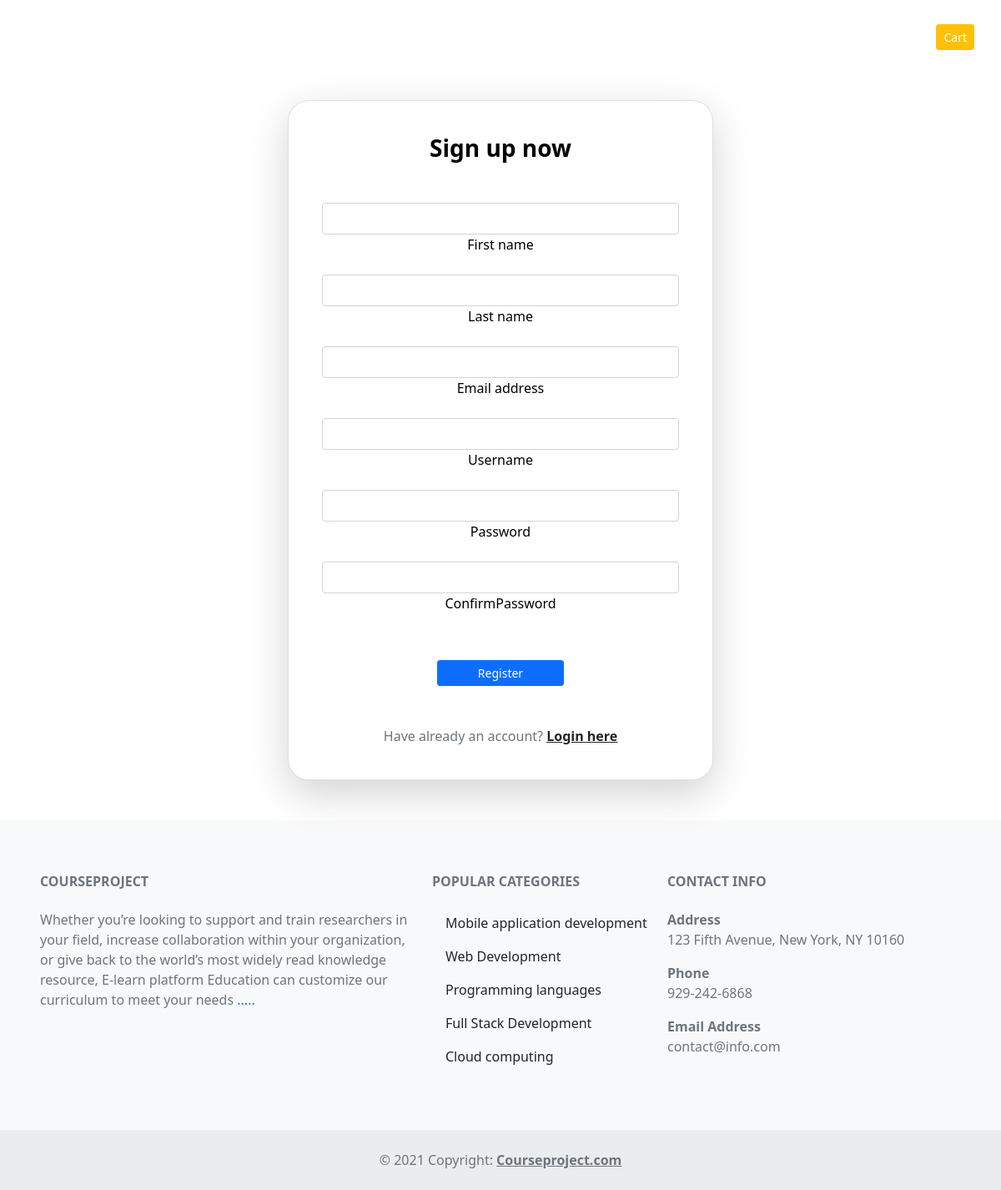
Screenshot of /register/ with the database file from the repository.
### category/models.py (models this page shows, shortened)
class Category(models.Model):
    category_name = models.CharField(max_length=100, unique=True)
    category_img = models.ImageField(upload_to='pics', null=True, blank=True)  # Allow nulls
    slug = models.SlugField(max_length=100, unique=True)
    desc = models.TextField(max_length=500, blank=True)
    class Meta:
        verbose_name = 'category'
        verbose_name_plural = 'categories'

### accounts/views.py (the view)
# urls.py: path('register/', views.register , name ='register'),
def register(request):
    if request.method == 'POST':
        firstname = request.POST.get('firstname', '').strip()
        lastname = request.POST.get('lastname', '').strip()
        email = request.POST.get('email', '').strip()
        username = request.POST.get('username', '').strip()
        password = request.POST.get('password', '').strip()
        confirmpassword = request.POST.get('confirmpassword', '').strip()
        if User.objects.filter(username=username).exists():
            messages.info(request, 'Username already exists')
            return redirect('register')  # Redirect to the 'register' URL name
        if User.objects.filter(email=email).exists():
            messages.info(request, 'Email already exists')
            return redirect('register')
        if password != confirmpassword:
            messages.error(request, 'Passwords do not match')
            return redirect('register')
        user = User.objects.create_user(username=username, email=email, password=password)
        user.first_name = firstname
        user.last_name = lastname
        user.save()  # Save the changes
        messages.success(request, 'Registration successful. Please login.')
        return redirect('login')  # Redirect to the 'login' URL name
    else:
        return render(request, 'register.html')  # Render the 'register.html' template

### category/context_processors.py (called while the page is built)
def category_links(request):
    links = Category.objects.all()
    return {
        'links': links,
    }

### templates/register.html (shortened to what this page needs)
{% extends "base.html" %}
{% load static %}
{% block content %}
<div class="container my-5">
  <section style="min-height: 100vh; display: flex; justify-content: center; align-items: center;">
    <div class="container">
      <div class="row justify-content-center">
        <div class="col-md-6">
          <div class="card text-black shadow-lg" style="border-radius: 25px;">
            <div class="card-body">
              <div class="row justify-content-center">
                <div class="col">
                  <p class="text-center h3 fw-bold mb-5 mx-1 mx-md-4 mt-4">Sign up now</p>
                  <form class="mx-1 mx-md-4" method="post">
                    <div class="mb-3 text-center">
                        <input type="text" id="firstname" class="form-control" name="firstname"/>
                        <label for="firstname" class="form-label " >First name</label>
                    </div>
                    <div class=" mb-3 text-center">
                      <input type="text" id="lastname" class="form-control" name="lastname"/>
                      <label for="lastname" class="form-label">Last name</label>
                    </div>
                    <div class=" mb-3 text-center">
                      <input type="email" id="email" class="form-control" name="email" />
                      <label for="email" class="form-label">Email address</label>
                    </div>
                    <div class=" mb-3 text-center">
                      <input type="text" id="username" class="form-control" name="username" />
                      <label for="username" class="form-label">Username</label>
                    </div>
                    <div class=" mb-3 text-center">
                      <input type="password" id="password" class="form-control" name="password" />
                      <label for="password" class="form-label">Password</label>
                      </div>
                    <div class="mb-3 text-center">
                      <input type="password" id="confirmpassword" class="form-control" name="confirmpassword"/>
                      <label for="confirmpassword" class="form-label">ConfirmPassword</label>
                      </div>
                    <div class="d-flex justify-content-center mx-4 my-5 ">
                      <button type="submit" value="submit" class="btn btn-primary btn-sm px-5">Register</button>
                    </div>
                    <p class="text-center text-muted my-4 ">Have already an account? <a href="{% url 'login' %}"
                      class="fw-bold text-body"><u>Login here</u></a></p>
                  </form>
                </div>
              </div>
            </div>
          </div>
        </div>
      </div>
    </div>
  </section>
</div>
{% endblock %}

### templates/base.html (shortened to what this page needs)
{% load static %}
<!doctype html>
<html lang="en">
  <head>
    <link rel="stylesheet" href="https://unpkg.com/bootstrap@5.3.2/dist/css/bootstrap.min.css" />
    <link href="https://cdn.jsdelivr.net/npm/bootstrap@5.0.2/dist/css/bootstrap.min.css" rel="stylesheet">
    <link rel="stylesheet" href="{% static 'css/style.css' %}">
    <link rel="stylesheet" href="https://cdnjs.cloudflare.com/ajax/libs/font-awesome/6.5.2/css/all.min.css" />
  </head>
  <body>
    <section class="px-2" style="background-image: url('{% static 'images/bg2.jpg' %}'); background-repeat: no-repeat; background-size: cover; height: auto;">
      <div class="">
        <nav class="navbar navbar-expand-lg mt-0" id="navbar">
          <div class="container-fluid">
            <div class="px-3 ">
              <a class="navbar-brand text-white" href="{% url 'home' %}">E-Learning Platform</a>
            </div>
            <div class="collapse navbar-collapse mt-3" id="navbarNav">
              <ul class="navbar-nav mx-auto">
                <li class="nav-item">
                  <a class="nav-link text-white p-2" aria-current="page" href="{% url 'home' %}">Home</a>
                </li>
                <li class="nav-item">
                  <a class="nav-link text-white p-2" href="{% url 'allcourse' %}">Courses</a>
                </li>
                <li class="nav-item">
                  <a class="nav-link text-white p-2" href="{% url 'store' %}">Store</a>
                </li>
                <li class="nav-item dropdown">
                  <a class="nav-link dropdown-toggle text-white p-2" href="#" id="navbarDropdown" role="button" data-bs-toggle="dropdown" aria-expanded="false">
                  </a>
                </li>
                <li class="nav-item">
                  <a class="nav-link text-white p-2" href="{% url 'about' %}">About</a>
                </li>
                <li class="nav-item">
                  <a class="nav-link text-white p-2" href="{% url 'contact' %}">Contact</a>
                </li>
                {% if user.is_authenticated  %}
                <li class="nav-item ">
                  <a class="nav-link  text-warning"  href="{% url 'myprofile' %}">My profile</a>
                </li>
                <li class="nav-item ">
                  <p class="text-white p-2">hi, {{user.username}}</p>
                </li>
                <li class="nav-item">
                  <a class="nav-link text-white "  href="{% url 'logout' %}">logout</a>
                </li>
                {% else %}
                <li class="nav-item">
                  <a class="nav-link text-white p-2" href="{% url 'login' %}">Login</a>
                </li>
                {% endif %}
              </ul>
              <ul class="navbar-nav ">
                <li class="nav-item ms-end">
                  <a href="{% url 'cart' %}" class="btn btn-sm text-white btn-warning ">Cart</a>
                </li>
              </ul>
            </div>
          </div>
        </nav>
      </div>
    </section>
    {% block content %}{% endblock %}
     <footer class="text-start  bg-body-tertiary text-muted">
      <section class="pt-3">
        <div class=" text-center text-md-start m-5">
          <div class="row mt-3 ">
            <div class="col-md-5  mx-auto mb-4">
              <h6 class="text-uppercase fw-bold mb-4">
              CourseProject
              </h6>
              <p>
                Whether you’re looking to support and train researchers in your field, increase collaboration within your organization,
                 or give back to the world’s most widely read knowledge resource,
                 E-learn platform Education can customize our curriculum to meet your needs <a href="#" class="text-decoration-none">.....</a>
              </p>
            </div>
            <div class="col-md-3 mx-auto mb-4 ">
              <h6 class="text-uppercase fw-bold mb-4 ">Popular Categories</h6>
              {%for category in links %}
               <a class="dropdown-item mt-2" href="{% url 'product_name' category_slug=category.slug %}">{{category.category_name}}</a>
              {% endfor %}
            </div>
            <div class="col-md-4  mx-auto mb-md-0 mb-4 text-start">
              <h6 class="text-uppercase fw-bold mb-4">Contact Info</h6>
              <span class="fw-bold">Address</span>
              <p> 123 Fifth Avenue, New York, NY 10160</p>
              <span class="fw-bold">Phone</span>
              <p>929-242-6868</p>
              <span class="fw-bold">Email Address</span>
              <p> contact@info.com</p>
            </div>
          </div>
        </div>
      </section>
      <div class="text-center p-4" style="background-color: rgba(0, 0, 0, 0.05);">
        © 2021 Copyright:
        <a class="text-reset fw-bold" href="#">Courseproject.com</a>
      </div>
    </footer>
  </body>
</html>

### rows the page displays
Category: category_name "Mobile application development"
Category: category_name "Web Development"
Category: category_name "Programming languages"
Category: category_name "Full Stack Development"
Category: category_name "Cloud computing"
